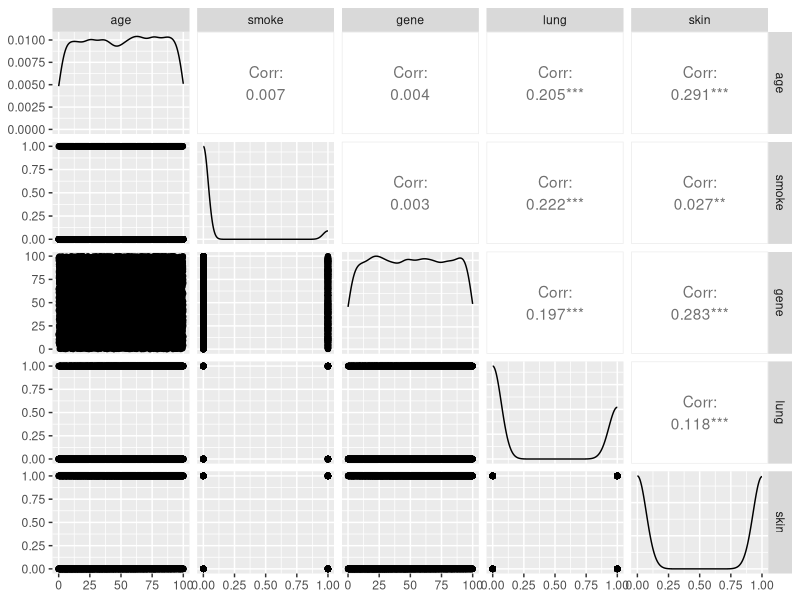

Here is the R script that generated this plot:
library(tidyverse)
library(GGally)
#2
cancer_DGP <- function(n) {
  tibble(
    age = runif(n,0,100),
    smoke = as.numeric(rbernoulli(n, p = case_when(
                              age %in% 25:64  ~ .145,
                              age %in% 0:10 ~ .00001,
                              TRUE ~ .08)
                       )),
    gene = runif(n,0,100),
    lung = as.numeric(rbernoulli(n, p = (gene+age+smoke*100)/300)),
    skin = as.numeric(rbernoulli(n, p = (gene+age)/200))
  )
}

test <- cancer_DGP(10000) %>% 
  ggpairs()

test

test_prob <- cancer_DGP(10000) %>% 
  filter(smoke == TRUE) %>% 
  count(lung) %>% 
  mutate(p = n/sum(n))

#3

logistic <- function(x){
  
  1/(1+exp(-x))
  
}

logistic(2)

DGP_A <- function(n){
  tibble(
  X = runif(n),
  W = rbernoulli(n),
  YgX,W = rnorm(n,X+W,1+X*W) 
)
}

 
DGP_B <- function(n){
  tibble(X = runif(n),
    WgX = rbernoulli(n,p= logistic(X)),
    YgX,W = rnorm(n,X+W,1+X*W) 
  )
} 
